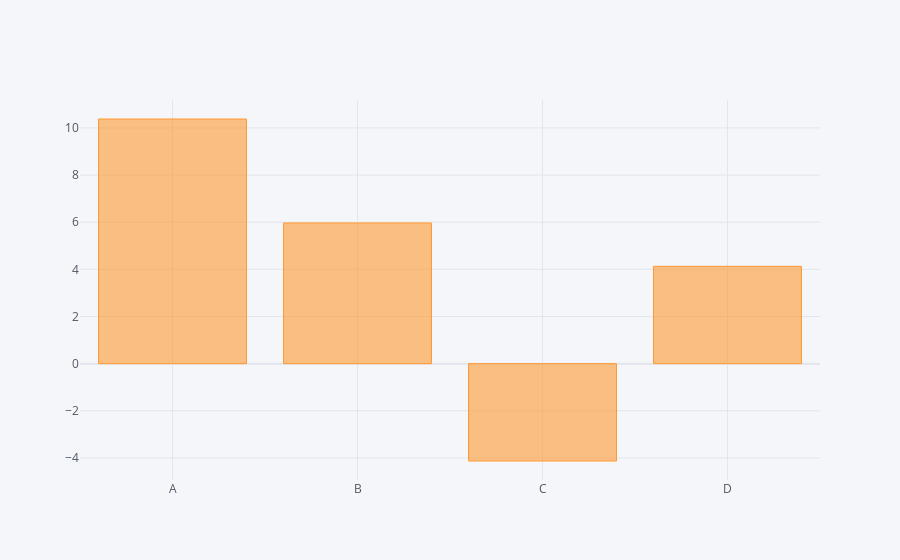

Source (notebook cell):
### Code cell
df.sum().iplot(kind='bar')

### Figure 1 — Plotly figure (JSON) as saved in the notebook; plotly's stock layout.template omitted (floating-point values rounded to 4 significant figures)
{"data": [{"marker": {"color": "rgba(255, 153, 51, 0.6)", "line": {"color": "rgba(255, 153, 51, 1.0)", "width": 1}}, "name": "None", "orientation": "v", "text": "", "type": "bar", "x": ["A", "B", "C", "D"], "y": [10.38, 5.97, -4.13, 4.129]}], "layout": {"legend": {"bgcolor": "#F5F6F9", "font": {"color": "#4D5663"}}, "paper_bgcolor": "#F5F6F9", "plot_bgcolor": "#F5F6F9", "title": {"font": {"color": "#4D5663"}}, "xaxis": {"gridcolor": "#E1E5ED", "showgrid": true, "tickfont": {"color": "#4D5663"}, "title": {"font": {"color": "#4D5663"}, "text": ""}, "zerolinecolor": "#E1E5ED"}, "yaxis": {"gridcolor": "#E1E5ED", "showgrid": true, "tickfont": {"color": "#4D5663"}, "title": {"font": {"color": "#4D5663"}, "text": ""}, "zerolinecolor": "#E1E5ED"}}}
